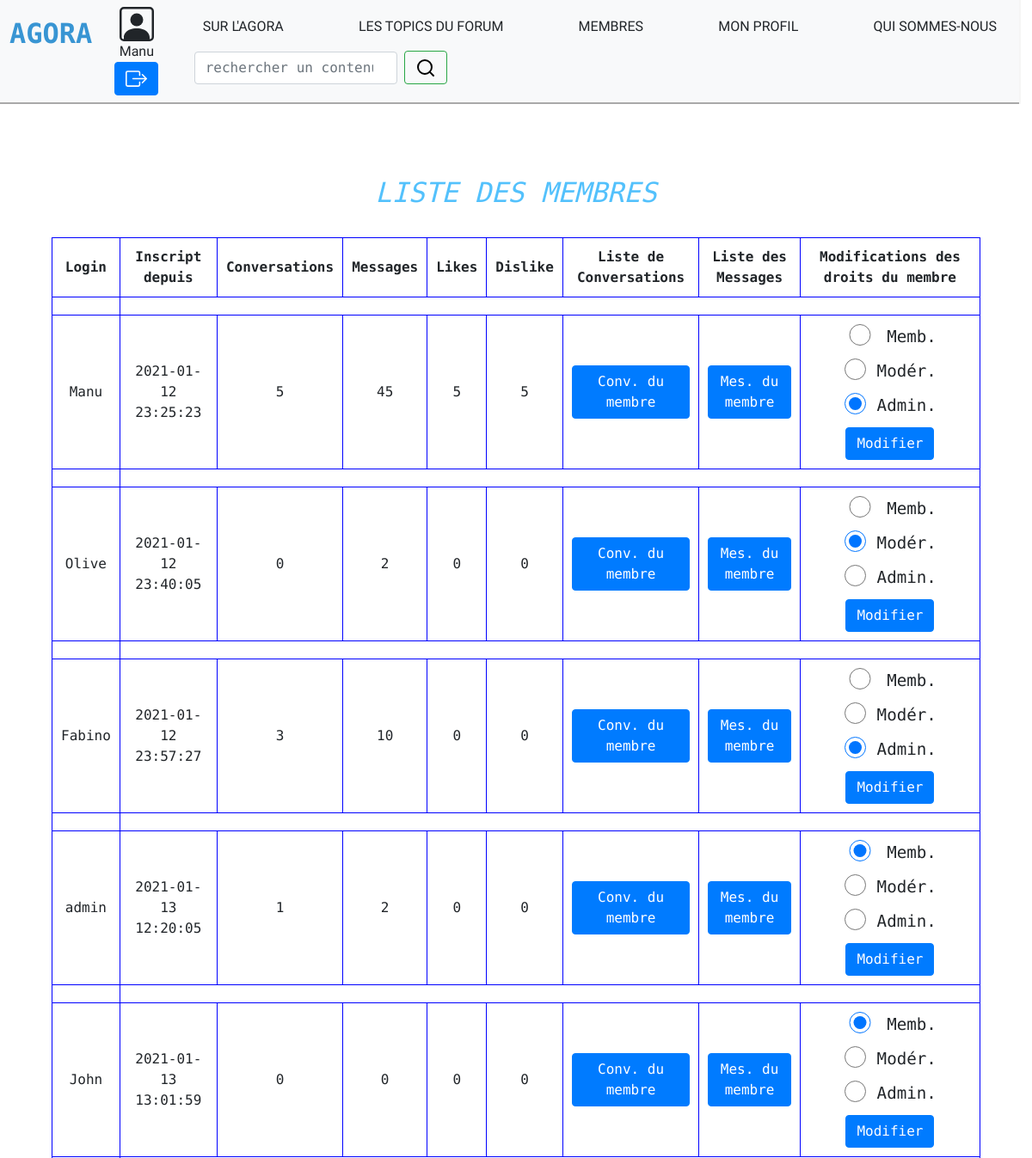
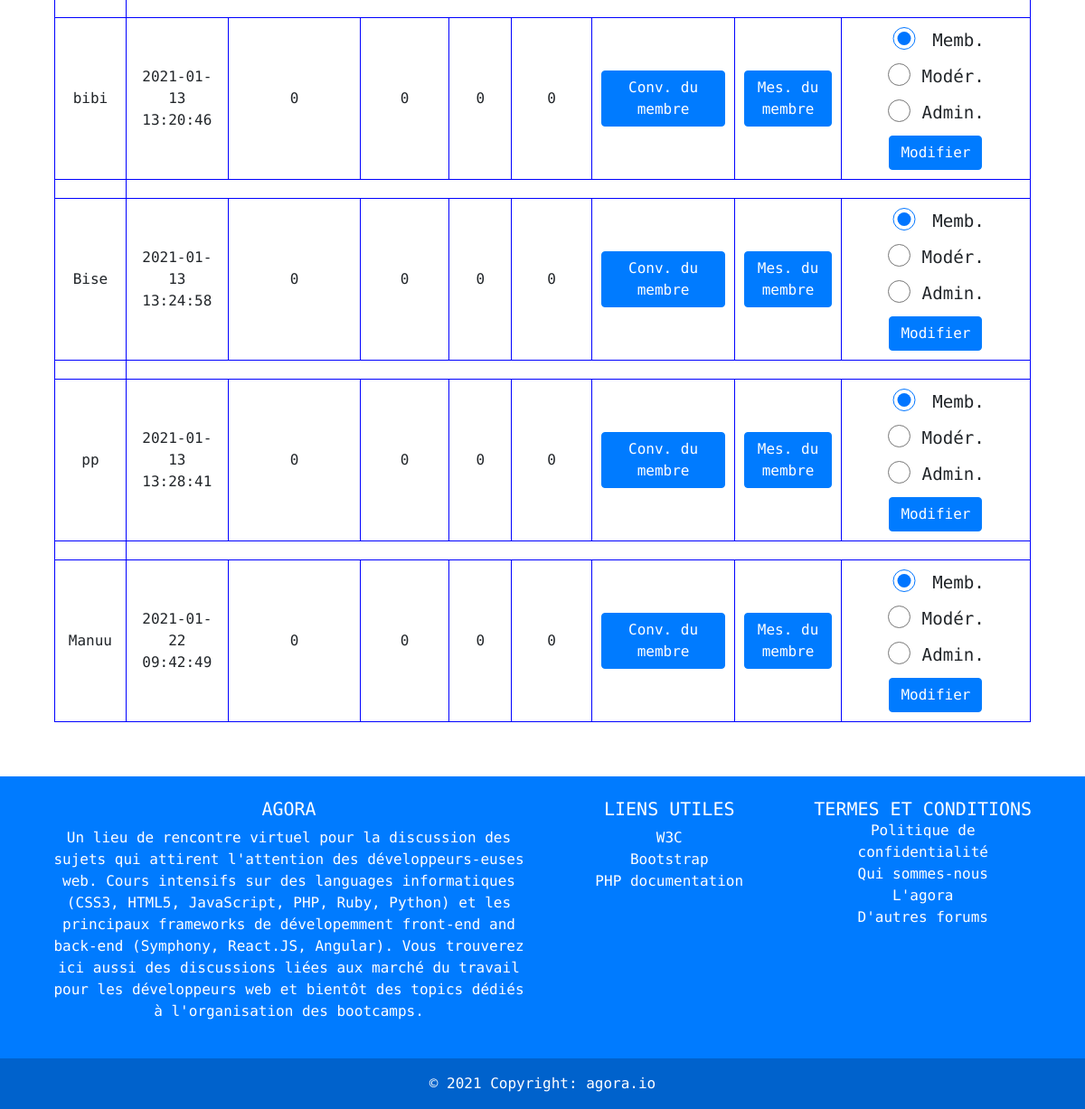
The page /membres.php (signed in) on the database its author committed (2 pictures, top to bottom).
### tables this page shows
CREATE TABLE IF NOT EXISTS `utilisateurs` (
  `id` int(11) NOT NULL AUTO_INCREMENT,
  `login` varchar(255) NOT NULL,
  `nom` varchar(255) NOT NULL,
  `prenom` varchar(255) NOT NULL,
  `mail` varchar(255) NOT NULL,
  `password` varchar(255) NOT NULL,
  `id_droits` int(11) NOT NULL,
  `date` datetime NOT NULL DEFAULT CURRENT_TIMESTAMP,
  PRIMARY KEY (`id`)
);

### membres.php (the view, shortened to what this page needs)
<?php
try
{
  $bdd =new PDO('mysql:host=localhost;dbname=forum', 'root', '');
  $bdd->setAttribute(PDO::ATTR_ERRMODE, PDO::ERRMODE_EXCEPTION);
  $bdd->setAttribute(PDO::ATTR_DEFAULT_FETCH_MODE, PDO::FETCH_ASSOC);
}
  catch(PDOException $e)
  {
    die('Erreur : ' . $e->getMessage());
  }
?>
<!DOCTYPE html>
<html lang="en">
<head>
</head>
<body>
<header>
  <?php include 'header.php';?>
</header>
<main class="testmembre">
  <div align="center">
    <br><h2>LISTE DES MEMBRES</h2><br>
  </div>
<?php
if(isset($_SESSION['user']['login']) AND $_SESSION['user']['id_droits'] == 200
OR $_SESSION['user']['id_droits'] == 100 OR $_SESSION['user']['id_droits'] == 1)
{
$dataqueryuser = $bdd -> prepare("SELECT login, date, id_droits, id FROM utilisateurs");
$dataqueryuser->execute();
$results = $dataqueryuser->fetchAll(PDO::FETCH_OBJ);
}
?>
  <table class="membres">
    <tr class="membres1">
      <th>Login</th>
      <th>Inscript depuis</th>
      <th>Conversations</th>
      <th>Messages</th>
      <th>Likes</th>
      <th>Dislike</th>
    <?php
    if (isset($_SESSION['user']['login']) AND $_SESSION['user']['id_droits'] == 100
    OR $_SESSION['user']['id_droits'] == 200)
    {
    ?>
      <th>Liste de Conversations</th>
      <th>Liste des Messages</th>
     <?php
      if (isset($_SESSION['user']['login']) AND $_SESSION['user']['id_droits'] == 200)
      {
    ?>
      <th>Modifications des droits du membre</th>
    <?php
      }
    }
    ?>
    </tr>
    <?php
    foreach($results as $value)
    {
      $id = $value->id;
      $dataqueryconv = $bdd -> prepare("SELECT titre FROM conversations
      WHERE id_utilisateur='$id'");
      $dataqueryconv->execute();
      $results0 = $dataqueryconv->rowCount();
      $dataquerymess = $bdd -> prepare("SELECT message FROM messages
      WHERE id_utilisateurs='$id'");
      $dataquerymess->execute();
      $results1 = $dataquerymess->rowCount();
      $dataquerynblike = $bdd -> query("SELECT * FROM likes WHERE id_utilisateur = $id")->rowCount();
      $likes = $dataquerynblike;
      $dataquerynbdislike = $bdd -> query("SELECT * FROM dislike WHERE id_utilisateur = $id")->rowCount();
      $dislikes = $dataquerynbdislike;
      ?>
      <td class="membres2">
      <?php
      echo '<tr>';
      echo '<td>'.$value->login.'</td>';
      echo '<td>'.$value->date.'</td>';
      echo '<td>'.$results0.'</td>';
      echo '<td>'.$results1.'</td>';
      echo '<td>'.$likes.'</td>';
      echo '<td>'.$dislikes.'</td>';
      if (isset($_SESSION['user']['login']) AND $_SESSION['user']['id_droits'] == 100
        OR $_SESSION['user']['id_droits'] == 200)
      {
    ?>
          <td>
            <form action="listeconversation.php? <?php echo $value->id?>" method="get">
            <button class="btn btn-primary" type="submit">Conv. du membre</button>
            </form>
          </td>
          <td>
            <form action="listes.php? <?php echo $value->id?>" method="get">
            <button class="btn btn-primary" type="submit">Mes. du membre</button>
            </form>
          </td>
          <?php
        if(isset($_SESSION['user']['login']) AND $_SESSION['user']['id_droits'] == 200)
        {
          ?>
          <td class="formdroits"><form action="#" method="post">
            <div class="form-check form-check-inline">
              <input type="radio" name="id_droits<?php echo $value->id;?>" value="1"
              <?php if($value->id_droits == 1){ echo 'checked';}?>>
              <label>Memb.</label>
            </div>
            <div class="form-check form-check-inline">
              <input type="radio" name="id_droits<?php echo $value->id?>" value="100"
              <?php if($value->id_droits == 100){ echo 'checked';}?>>
              <label>Modér.</label>
            </div>
            <div class="form-check form-check-inline">
              <input type="radio" name="id_droits<?php echo $value->id?>" value="200"
              <?php if($value->id_droits == 200){ echo 'checked';}?>>
              <label>Admin.</label>
            </div>
            <button class='btn btn-primary' type='submit' id='droit' name='droit
            <?php echo $value->id?>'>Modifier</button>
          </form></td>
        </td>
        <?php
        }
          echo '<tr>';
      }
        echo '<tr>';
    }
    ?>
  </table>
  </main>
  <footer>
    <?php include 'footer.php';?>
  </footer>
  </body>
  </html>

### css/style.css (style rules this page uses)
* { margin: 0; padding: 0; font-family: 'Dosis', sans-serif; box-sizing: border-box; }
body { width: 100%; display: flex; flex-direction: column; align-items: center; justify-content: space-between; }
main { width: 100%; display: flex; flex-direction: column; justify-content: space-between; align-items: center; }
label { font-size: 1.2em; }
input { margin-bottom: 15px; width: 250px; height: 25px; }
.testmembre { background-color: white; border: 5px black; padding: 5%; }
.form-check { width: 15vh; }
.testmembre h2 { color: #53C1FC; text-align: center; font-style: oblique; }
.membres { border: 1px solid blue; }
.membres th, tr, td { border: 1px solid blue; text-align: center; padding: 10px; }

### css/headerfooter.css (style rules this page uses)
* { margin: 0; padding: 0; font-family: 'Cutive Mono', monospace; }
header { width: 100%; display: flex; flex-direction: row; justify-content: space-between; align-items: center; }
footer { width: 100%; }

### rows shown on the page
utilisateurs: login "Manu", date "2021-01-12 23:25:23", results0 "5", results1 "45", likes "5", dislikes "5", id_droits "☑"
utilisateurs: login "Olive", date "2021-01-12 23:40:05", results0 "0", results1 "2", likes "0", dislikes "0", id_droits "☑"
utilisateurs: login "Fabino", date "2021-01-12 23:57:27", results0 "3", results1 "10", likes "0", dislikes "0", id_droits "☑"
utilisateurs: login "admin", date "2021-01-13 12:20:05", results0 "1", results1 "2", likes "0", dislikes "0", id_droits "☑"
utilisateurs: login "John", date "2021-01-13 13:01:59", results0 "0", results1 "0", likes "0", dislikes "0", id_droits "☑"
utilisateurs: login "bibi", date "2021-01-13 13:20:46", results0 "0", results1 "0", likes "0", dislikes "0", id_droits "☑"
utilisateurs: login "Bise", date "2021-01-13 13:24:58", results0 "0", results1 "0", likes "0", dislikes "0", id_droits "☑"
utilisateurs: login "pp", date "2021-01-13 13:28:41", results0 "0", results1 "0", likes "0", dislikes "0", id_droits "☑"
utilisateurs: login "Manuu", date "2021-01-22 09:42:49", results0 "0", results1 "0", likes "0", dislikes "0", id_droits "☑"

### other values the page prints
$user['user']['login'] "Manu"
